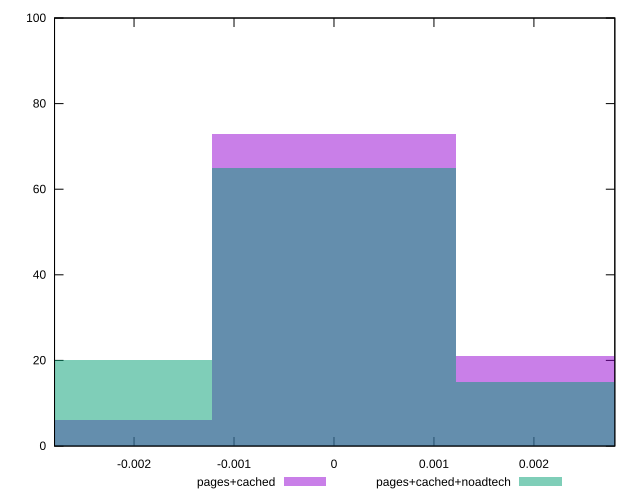

Source code (gnuplot):
reset

$pagesCached <<EOF
0.0024338576926932493 21
0 73
-0.0024338576926932493 6
EOF

$pagesCachedNoadtech <<EOF
0 65
-0.0024338576926932493 20
0.0024338576926932493 15
EOF

set key outside below
set boxwidth 0.0024338576926932493
set xrange [-0.0027954079311180145:0.00280940376796531]
set yrange [0:100]
set trange [0:100]
set style fill transparent solid 0.5 noborder
set terminal svg size 640, 500 enhanced background rgb 'white'
set output "report_00017_2021-02-10T15-08-03.406Z/meta/pScore-difference/comparison/histogram/1_vs_2.svg"

plot $pagesCached title "pages+cached" with boxes, \
     $pagesCachedNoadtech title "pages+cached+noadtech" with boxes

reset
